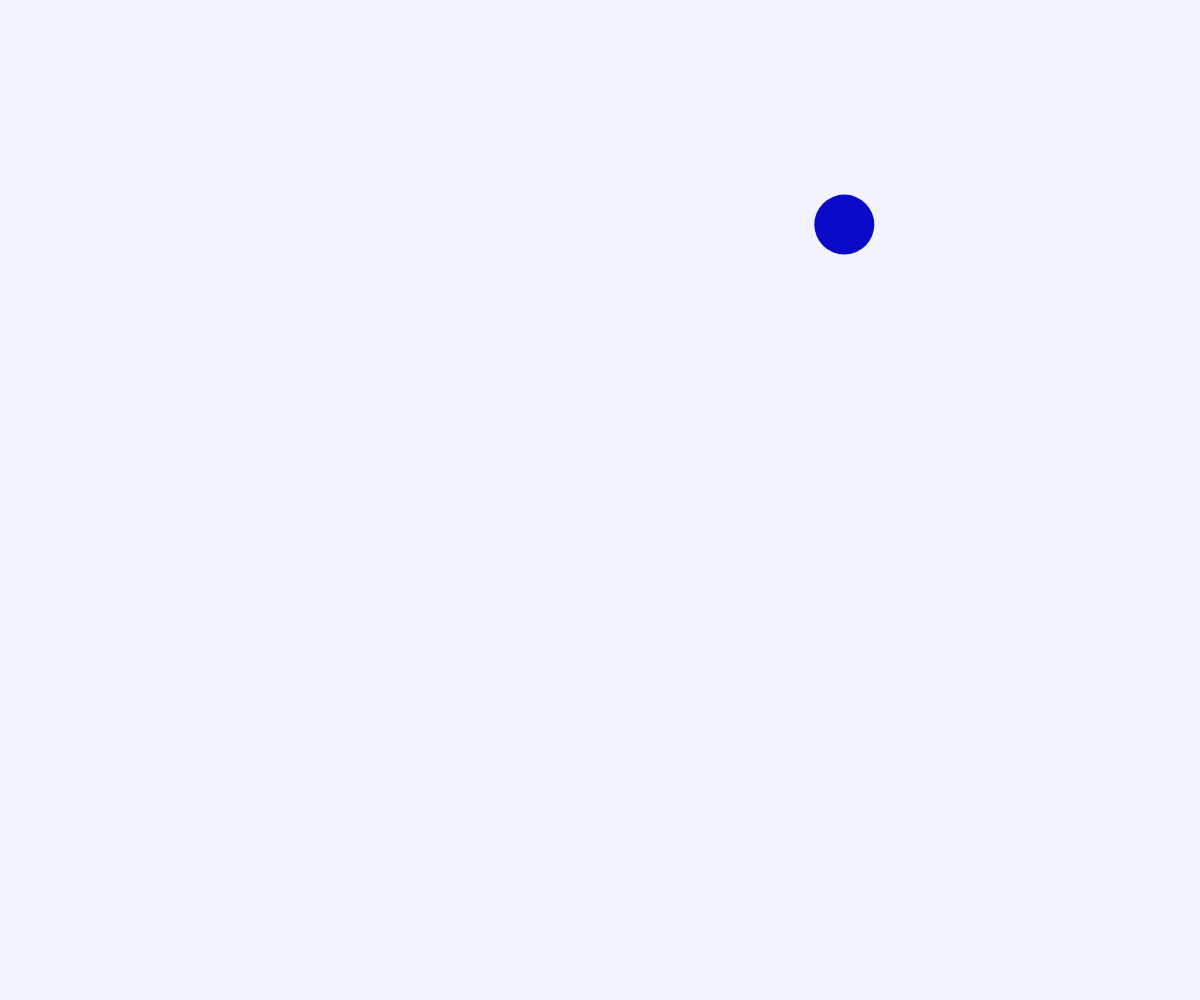
Frame 1 (no input)
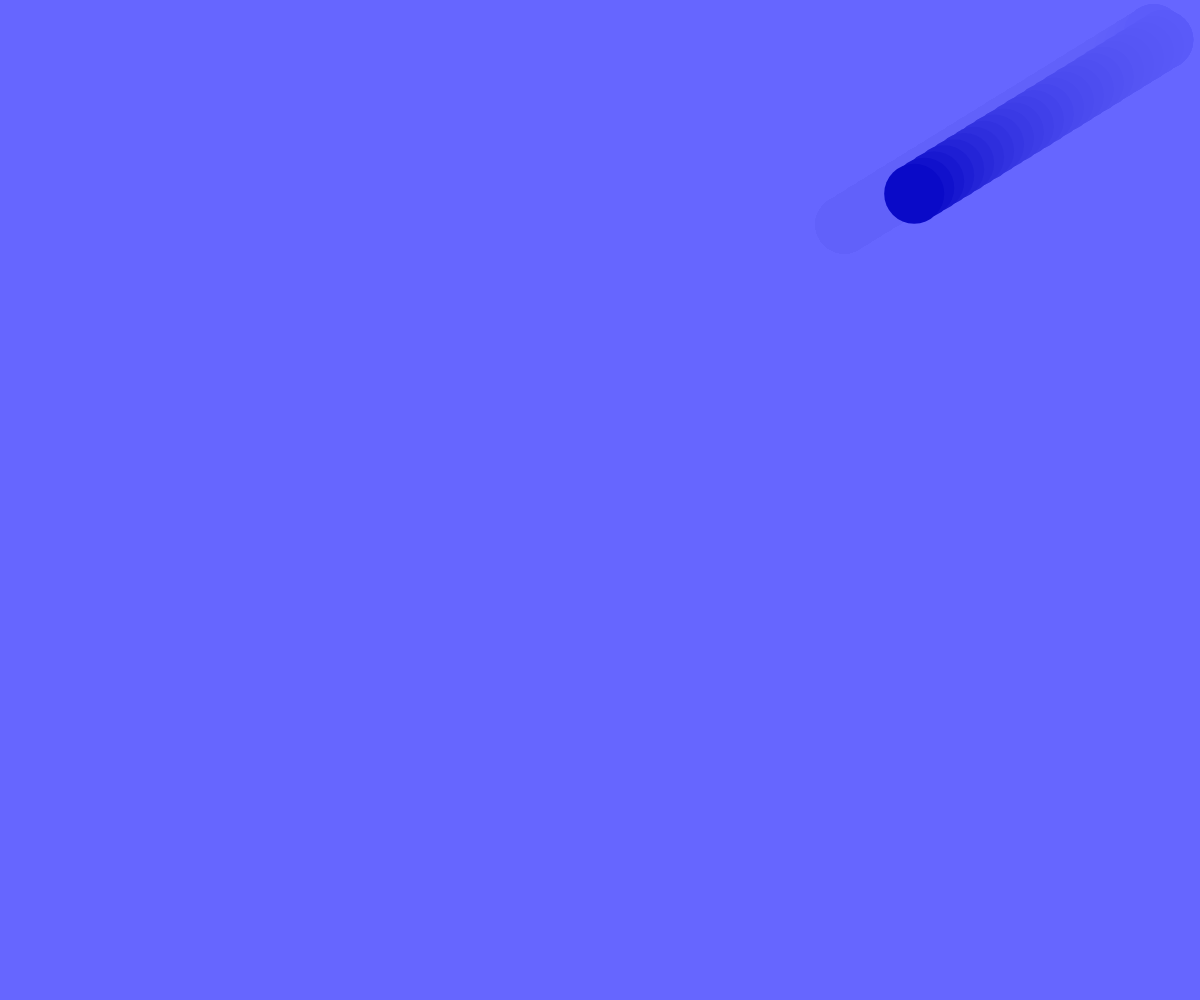
Frame 60 (no input)
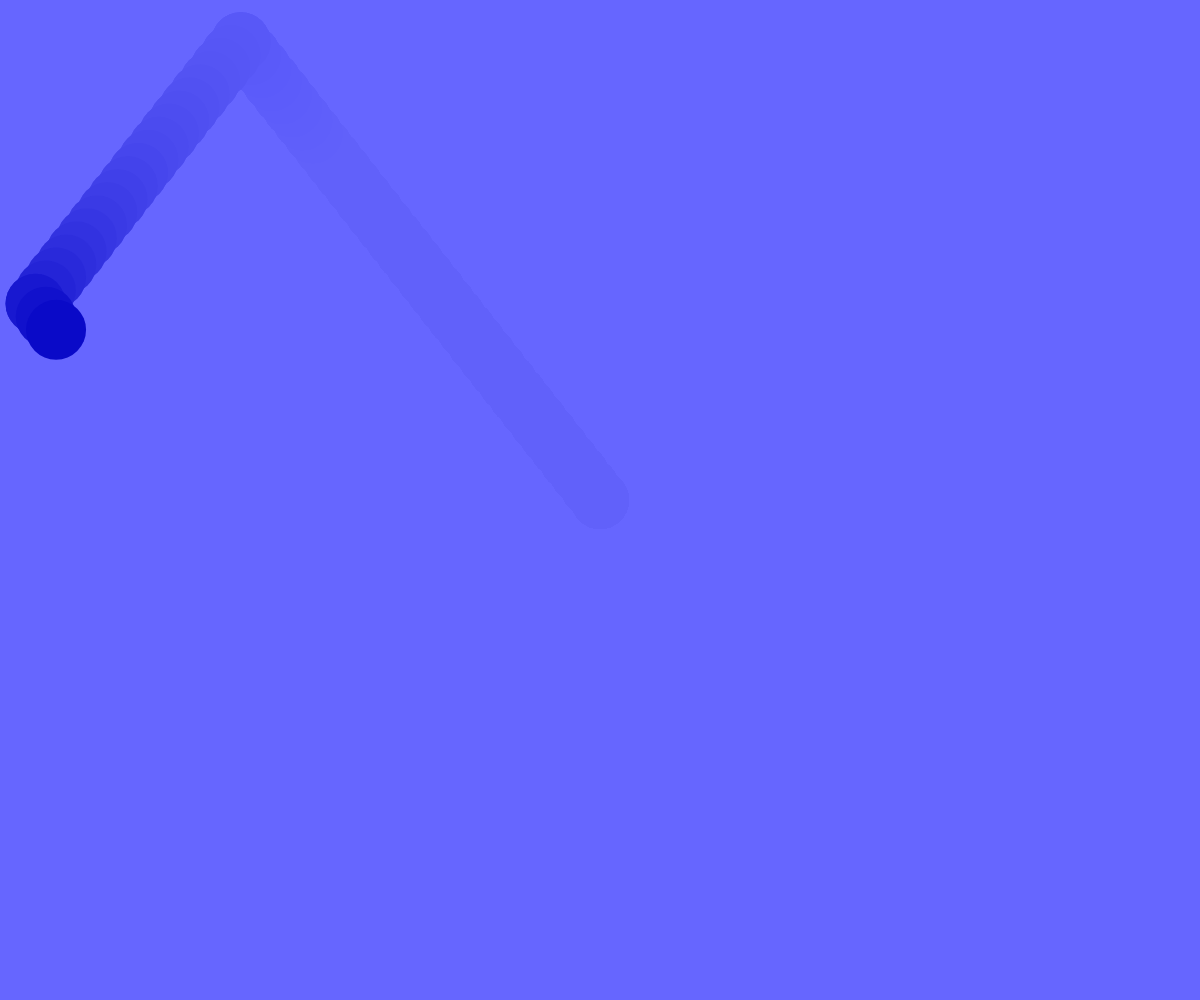
Frame 120 (the mouse pressed at the canvas centre since frame 60)

The p5.js sketch that drew these frames (run headless with seeded random() and noise() and a simulated clock; from frame 60 on, the mouse is pressed at the canvas centre):

// p5.js sketch
// ── sketch.js

var bg,ball,vector,low,high,flag,supposed,mouse,count=0,frames,swi;

function inside(given){
	if ((given.x<high.x && given.x>low.x) && (given.y<high.y && given.y>low.y)){
		return 1;
	}
	else if((given.x<low.x && given.y<low.y)||(given.x<low.x && given.y>high.y)||(given.x>high.x && given.y<low.y)||(given.x>high.x && given.y>high.y)){
			vector.x*=-1;
			vector.y*=-1;
	}
	else if((given.x<low.x)||(given.x>high.x)){
			vector.x*=-1;
	}
	else if((given.y<low.y)||(given.y>high.y)){
		vector.y*=-1;
	}
	return 0;
}
function setup() {
	createCanvas(windowWidth, windowHeight);

	frames = 0;
	flag=1;
	swi=1;
	//background colors

	bg = {
		r:100,
		g:100,
		b:255,
		a:20
	};

	//ball specifications

	ball = {
		r:10,
		g:10,
		b:200,
		x:0,
		y:0,
		diameter:0,
		radius:30
	};
	ball.x = random(ball.radius,windowWidth-ball.radius);
	ball.y = random(ball.radius,windowHeight-ball.radius);
	ball.diameter = 2*ball.radius;
	//direction of the ball

	vector = {
		x:random(-1,1)*20,
		y:random(-1,1)*20
	};

	//defining boundaries of x and y

	low = {
		x:ball.radius,
		y:ball.radius
	};

	high = {
		x:windowWidth - ball.radius,
		y:windowHeight - ball.radius
	};

	supposed = {
		x:ball.x,
		y:ball.y
	};

	mouse = {
		x:mouseX,
		y:mouseY
	}
	
}

function draw() {
	
	//setting background
	background(bg.r,bg.g,bg.b,bg.a);

	//setting stroke to false and changing color of the pen
	noStroke();
	fill(ball.r,ball.g,ball.b);

	//drawing the ball
	ellipse(ball.x,ball.y,ball.diameter,ball.diameter); 
	
	//updating ball coordinates
	supposed.x=ball.x + vector.x;
	supposed.y=ball.y + vector.y;

	if(inside(supposed)==1){
		count=0;
		ball.x = supposed.x;
		ball.y = supposed.y;
	}
	else{
		count+=1;
	}
	if (count>1){
		console.log("Ball out of bounds");
		setup();
	}
	frames+=1;
	if(frames%200==0){
		frames=1;
		ball.r+=swi*Math.floor(random(0,50));
		ball.g+=swi*Math.floor(random(0,50));
		ball.b+=swi*Math.floor(random(0,50));
		bg.r = Math.floor(ball.g * 0.5);
		bg.g = Math.floor(ball.b * 0.5);
		bg.b = Math.floor(ball.r * 0.5);

		if(ball.r>120 && ball.g>120 && ball.b>120){
			swi = -1;
		}
		if(ball.r<50 && ball.g<50 && ball.b<50){
			swi=1;
		}
	}
}

function mousePressed(){
	setup();
	if(inside(mouse)==1){
		ball.x = mouseX;
		ball.y = mouseY;
	}
}
